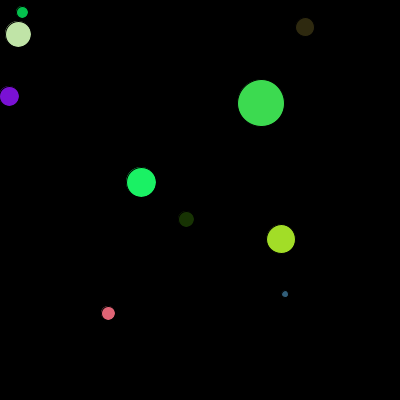
Frame 1 (no input)
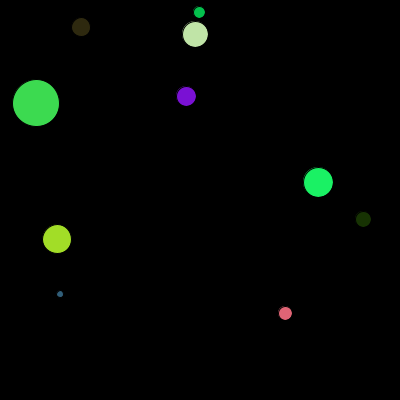
Frame 60 (the mouse pressed at the canvas centre just before this capture)
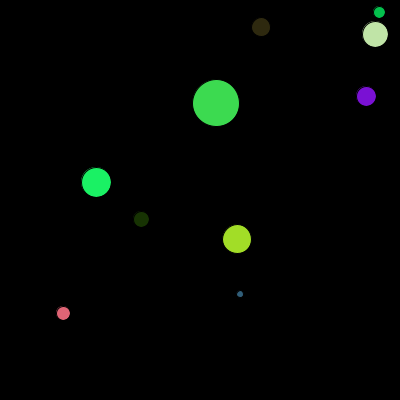
Frame 120 (the mouse held since frame 60 and released just before this capture)

The Processing sketch that drew these frames (run headless with seeded random() and noise(); from frame 60 on, the mouse is pressed at the canvas centre):

// Processing sketch: processing_142892
// ── processing_142892.pde

// Copyright 2014 Jacklynn Pham
// ICE 18

final int MAX_FIGURES = 10; 
 
Figure [ ] allFigures; 

 
void setup ( ) 
{ 
 size( 400, 400 ); 
 allFigures = new Figure [MAX_FIGURES];
 allFigures = initFigures( ); 
 
} 
 
void draw( ) 
{ 
 background( 0 ); 
 moveFigures(); 
 drawFigures(); 
} 

void drawFigures()
{
  for (int i = 0; i < allFigures.length; i++)
  {
    allFigures[i].drawFigure(i);
  }
}

void moveFigures()
{
  for (int i = 0; i < 10; i++)
  {
    allFigures[i].moveFigure(i);
  }
}


 
Figure [ ] initFigures( ) 
{ 
 Figure [ ] temp = new Figure[ MAX_FIGURES ] ; 
 
 for ( int i = 0; i < temp.length; i++) 
 { 
 int x = int( random( width ) ); 
 int y = int( random( height ) ); 
 int dim = int( random( 50 ) ); 
 int col = color( random( 255 ), 
 random( 255 ), 
 random( 255 ) ); 
 temp[i] = new Figure( x, y, dim, col ); 
 } 
 
 return temp; 
} 
class Figure
{
  int x, y, dim;
  int dx;
  color col;
  
  
  //constructor
  Figure( int tx, int ty, int tdim, color tcol ) 
    { 
     x = tx; 
     y = ty; 
     dim = tdim; 
     col = tcol; 
     } 
  
  void drawFigure(int i)
  {
    fill( col);
    ellipse(x, y, dim, dim);
 // small
      }
  
  void moveFigure(int i)
  {
   x += 3;
   if (x > width)
   {
     x =0;
   }
  }
  
}
